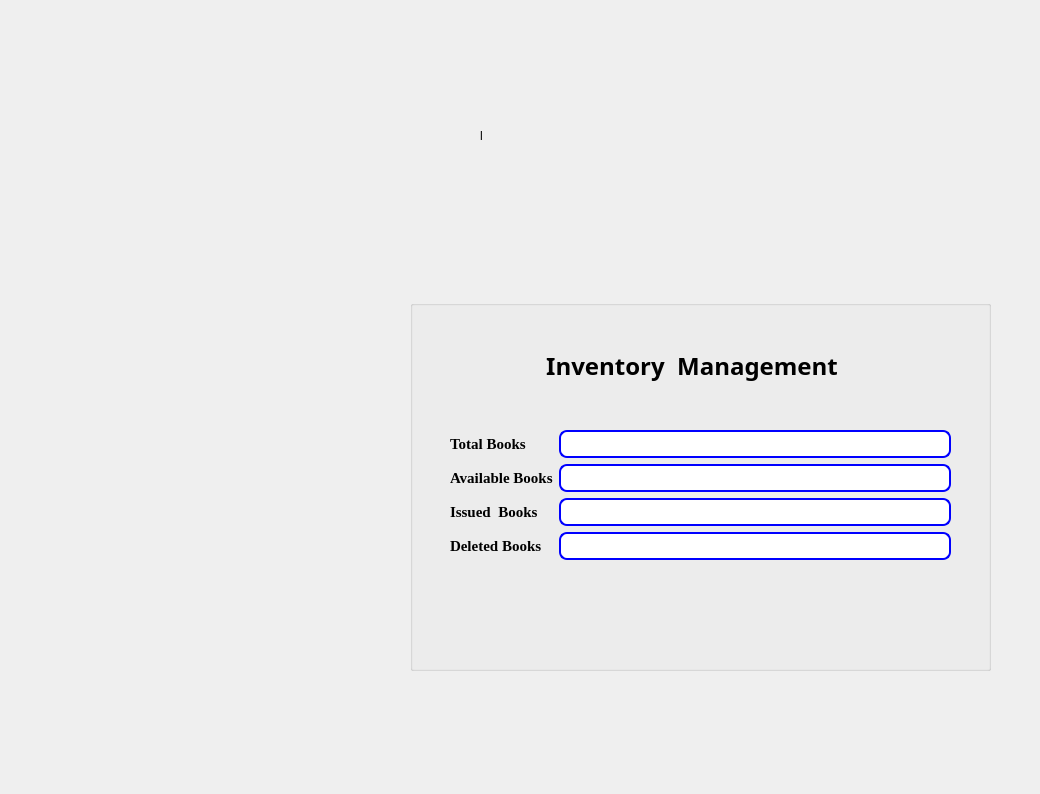
<?xml version="1.0" encoding="UTF-8"?>
<ui version="4.0">
 <class>stock_verification</class>
 <widget class="QMainWindow" name="stock_verification">
  <property name="geometry">
   <rect>
    <x>0</x>
    <y>0</y>
    <width>1040</width>
    <height>794</height>
   </rect>
  </property>
  <property name="windowTitle">
   <string>Inventory Management</string>
  </property>
  <widget class="QWidget" name="centralwidget">
   <widget class="QGroupBox" name="groupBox">
    <property name="geometry">
     <rect>
      <x>410</x>
      <y>300</y>
      <width>581</width>
      <height>371</height>
     </rect>
    </property>
    <property name="title">
     <string/>
    </property>
    <widget class="QLabel" name="label">
     <property name="geometry">
      <rect>
       <x>130</x>
       <y>40</y>
       <width>351</width>
       <height>51</height>
      </rect>
     </property>
     <property name="font">
      <font>
       <family>MV Boli</family>
       <pointsize>18</pointsize>
       <weight>75</weight>
       <bold>true</bold>
       <underline>false</underline>
      </font>
     </property>
     <property name="text">
      <string> Inventory  Management</string>
     </property>
    </widget>
    <widget class="QWidget" name="formLayoutWidget">
     <property name="geometry">
      <rect>
       <x>40</x>
       <y>130</y>
       <width>501</width>
       <height>131</height>
      </rect>
     </property>
     <layout class="QFormLayout" name="formLayout">
      <item row="0" column="0">
       <widget class="QLabel" name="label_2">
        <property name="font">
         <font>
          <family>Times New Roman</family>
          <pointsize>11</pointsize>
          <weight>75</weight>
          <bold>true</bold>
         </font>
        </property>
        <property name="text">
         <string>Total Books</string>
        </property>
       </widget>
      </item>
      <item row="0" column="1">
       <widget class="QLineEdit" name="lineEdit_total_book">
        <property name="font">
         <font>
          <family>Times New Roman</family>
          <pointsize>11</pointsize>
         </font>
        </property>
        <property name="styleSheet">
         <string notr="true">padding:2px;
border-style:solid;
border:2px solid blue;
border-radius:8px;</string>
        </property>
       </widget>
      </item>
      <item row="1" column="0">
       <widget class="QLabel" name="label_3">
        <property name="font">
         <font>
          <family>Times New Roman</family>
          <pointsize>11</pointsize>
          <weight>75</weight>
          <bold>true</bold>
         </font>
        </property>
        <property name="text">
         <string>Available Books</string>
        </property>
       </widget>
      </item>
      <item row="1" column="1">
       <widget class="QLineEdit" name="lineEdit_available_book">
        <property name="font">
         <font>
          <family>Times New Roman</family>
          <pointsize>11</pointsize>
         </font>
        </property>
        <property name="styleSheet">
         <string notr="true">padding:2px;
border-style:solid;
border:2px solid blue;
border-radius:8px;</string>
        </property>
       </widget>
      </item>
      <item row="2" column="0">
       <widget class="QLabel" name="label_4">
        <property name="font">
         <font>
          <family>Times New Roman</family>
          <pointsize>11</pointsize>
          <weight>75</weight>
          <bold>true</bold>
         </font>
        </property>
        <property name="text">
         <string>Issued  Books</string>
        </property>
       </widget>
      </item>
      <item row="2" column="1">
       <widget class="QLineEdit" name="lineEdit_issued_book">
        <property name="font">
         <font>
          <family>Times New Roman</family>
          <pointsize>11</pointsize>
         </font>
        </property>
        <property name="styleSheet">
         <string notr="true">padding:2px;
border-style:solid;
border:2px solid blue;
border-radius:8px;</string>
        </property>
       </widget>
      </item>
      <item row="3" column="0">
       <widget class="QLabel" name="label_5">
        <property name="font">
         <font>
          <family>Times New Roman</family>
          <pointsize>11</pointsize>
          <weight>75</weight>
          <bold>true</bold>
         </font>
        </property>
        <property name="text">
         <string>Deleted Books</string>
        </property>
       </widget>
      </item>
      <item row="3" column="1">
       <widget class="QLineEdit" name="lineEdit_deleted_book">
        <property name="font">
         <font>
          <family>Times New Roman</family>
          <pointsize>11</pointsize>
         </font>
        </property>
        <property name="styleSheet">
         <string notr="true">padding:2px;
border-style:solid;
border:2px solid blue;
border-radius:8px;</string>
        </property>
       </widget>
      </item>
     </layout>
    </widget>
    <widget class="QLabel" name="label_status">
     <property name="geometry">
      <rect>
       <x>140</x>
       <y>300</y>
       <width>321</width>
       <height>31</height>
      </rect>
     </property>
     <property name="font">
      <font>
       <family>Times New Roman</family>
       <pointsize>11</pointsize>
       <weight>75</weight>
       <bold>true</bold>
      </font>
     </property>
     <property name="text">
      <string/>
     </property>
    </widget>
   </widget>
   <widget class="QLabel" name="label_6">
    <property name="geometry">
     <rect>
      <x>480</x>
      <y>20</y>
      <width>441</width>
      <height>231</height>
     </rect>
    </property>
    <property name="styleSheet">
     <string notr="true">border-image: url(:/image/logo.jpg);</string>
    </property>
    <property name="text">
     <string>l</string>
    </property>
   </widget>
  </widget>
 </widget>
 <resources/>
 <connections/>
</ui>
